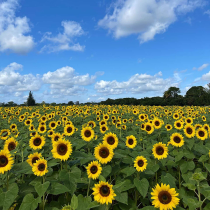
#> input picture images/the_berry_farms_sunflower_field.jpeg, 210 x 210 px, shrunk from 1440 x 1440 before the run
$ jupyter execute p1.ipynb
#> lines starting #> are read from the running program, lines starting #| are printed output that depends on the picture; after the words box and inside, x2 and y2 are one past the last pixel; in counts of white or black regions, pixels touching at a corner belong together
[cell 1]
import cv2 as cv
import numpy as np
import matplotlib.pyplot as plt

[cell 2]
# [9 lines of commented-out code are left out]

def laplacian_of_gaussian(sigma: float) -> np.ndarray:

    size = int(2 * np.ceil(3 * sigma) + 1)

    # Create a grid of (x, y) coordinates
    ax = np.linspace(-(size // 2), size // 2, size)
    x, y = np.meshgrid(ax, ax)

    # Compute the Laplacian of Gaussian
    laplacian = ((x**2 + y**2 - 2 * sigma**2)/sigma**2) * np.exp(-(x**2 + y**2) / (2 * sigma**2))

    # [10 lines of commented-out code are left out]

    return laplacian

[cell 3]
print(laplacian_of_gaussian(3))

[cell 4]
def find_scale_space_extrema(image, sigmas):
    """Detect circles by finding extrema in the scale-space."""
    # Store results
    detected_circles = []

    # Loop through different sigma values
    for sigma in sigmas:
        laplacian_kernel = laplacian_of_gaussian(sigma)

        filtered_image = cv.filter2D(image, cv.CV_64F, laplacian_kernel)
        filtered_image_uint8 = np.clip(filtered_image, 0, 255).astype(np.uint8)

        plt.figure(figsize=(10, 5))
        plt.subplot(1, 3, 1)
        plt.title('filtered_image1')
        plt.imshow(cv.cvtColor(filtered_image_uint8, cv.COLOR_BGR2RGB))
        plt.axis('off')


        # Normalize the filtered image
        filtered_image = cv.normalize(filtered_image_uint8, None, 0, 255, cv.NORM_MINMAX)

        plt.subplot(1, 3, 2)
        plt.title('filtered_image2')
        plt.imshow(cv.cvtColor(filtered_image, cv.COLOR_BGR2RGB))
        plt.axis('off')


        # Threshold to find strong responses
        # Use Otsu's method to find the optimal threshold
        _, thresh_image = cv.threshold(np.uint8(filtered_image), 0, 255, cv.THRESH_BINARY + cv.THRESH_OTSU)
        # Use Canny edge detection
        # thresh_image = cv.Canny(np.uint8(filtered_image), 50, 150)

        # thresh_image = cv.adaptiveThreshold(np.uint8(filtered_image), 255,
        #                             cv.ADAPTIVE_THRESH_GAUSSIAN_C,
        #                             cv.THRESH_BINARY, 11, 2)


        plt.subplot(1, 3, 3)
        plt.title('thresh_image')
        plt.imshow(cv.cvtColor(thresh_image, cv.COLOR_BGR2RGB))
        plt.axis('off')
        plt.show()

        # Find contours in the thresholded image
        contours, _ = cv.findContours(thresh_image, cv.RETR_EXTERNAL, cv.CHAIN_APPROX_SIMPLE)


        # Iterate through contours to find circles
        for contour in contours:
            if len(contour) >= 5:  # Need at least 5 points to fit a circle
                (x, y), radius = cv.minEnclosingCircle(contour)
                detected_circles.append((int(x), int(y), int(radius), sigma))
    print("Hello")
    print(detected_circles)

    return detected_circles

[cell 5]
# Load the image
im = cv.imread('../../images/the_berry_farms_sunflower_field.jpeg', cv.IMREAD_REDUCED_COLOR_4)
#> im is the input picture: shape (210, 210, 3); mean B, G, R 119.8, 125.3, 100.4
if im is None:
    raise FileNotFoundError("Image not found. Please check the file path.")

# Convert to grayscale
gray_im = cv.cvtColor(im, cv.COLOR_BGR2GRAY)
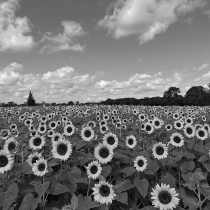
#> gray_im: shape (210, 210); min 5, max 251, mean 117.2

# Define the range of sigma values
sigmas = np.linspace(1, 10, 10)  # You can adjust the range and number of values

# Find circles in the image
detected_circles = find_scale_space_extrema(gray_im, sigmas)
#> the loop in find_scale_space_extrema, `for sigma in sigmas:` made 10 passes
#> pass 1, in find_scale_space_extrema, `filtered_image = cv.filter2D(image, cv.CV_64F, laplacian_kernel)`:
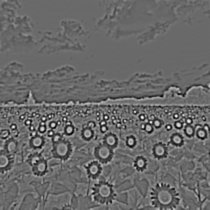
#> filtered_image: shape (210, 210) float64; min -414.2, max 570.6, mean -6; drawn with min black and max white
#> pass 1, in find_scale_space_extrema, `filtered_image_uint8 = np.clip(filtered_image, 0, 255).astype(np.uint8)`:
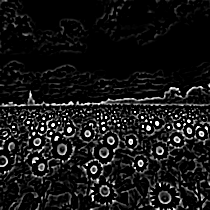
#> filtered_image_uint8: shape (210, 210); min 0, max 255, mean 22.9
#> pass 1, in find_scale_space_extrema, `_, thresh_image = cv.threshold(np.uint8(filtered_image), 0, 255, cv.TH..`:
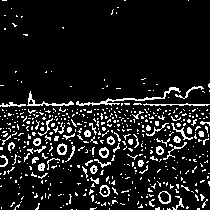
#> thresh_image: shape (210, 210); 10.8% white in thin lines or dots
#> pass 1, in find_scale_space_extrema, `plt.show()`:
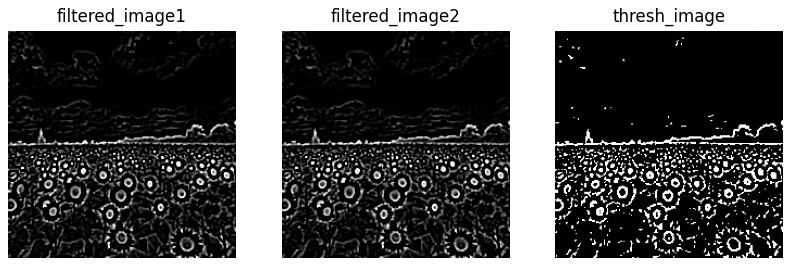
#> figure drawn by matplotlib, 3 panels
#> pass 2, in find_scale_space_extrema, `filtered_image = cv.filter2D(image, cv.CV_64F, laplacian_kernel)`:
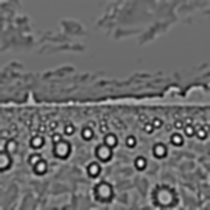
#> filtered_image: shape (210, 210) float64; min -1845.4, max 2341.4, mean -71.3; drawn with min black and max white
#> pass 2, in find_scale_space_extrema, `plt.show()`:
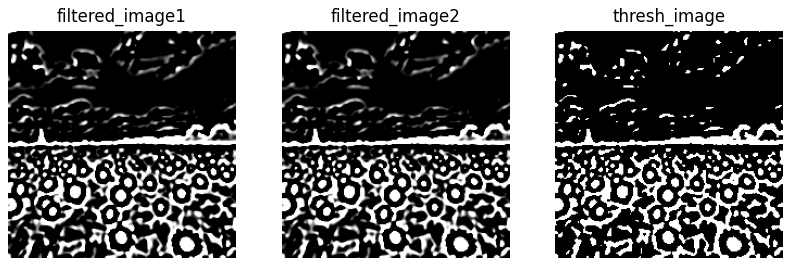
#> figure drawn by matplotlib, 3 panels
#> after the loop in find_scale_space_extrema, `for sigma in sigmas:`:
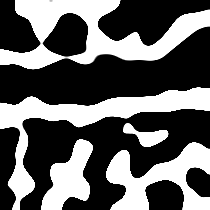
#> filtered_image: shape (210, 210); min 0, max 255, mean 98.8
#> after the loop in find_scale_space_extrema, `for sigma in sigmas:`:
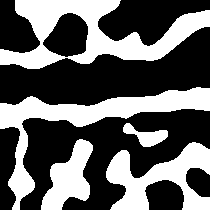
#> thresh_image: shape (210, 210); 38.7% white; 5 white regions, box (x1, y1, x2, y2) and area: (0, 0, 210, 69) 6040, (0, 87, 210, 210) 5101, (106, 142, 210, 210) 3464, (41, 139, 93, 210) 1986, (123, 123, 168, 147) 494
#> after the loop in find_scale_space_extrema, `for sigma in sigmas:`: detected_circles = 587 items, first 6: (168, 208, 1, 1), (157, 208, 2, 1), (93, 208, 3, 1), (186, 207, 1, 1), (140, 206, 2, 1), (16, 206, 3, 1)
#> (printed output is left out)

# Report the parameters of the largest circles
largest_circles = sorted(detected_circles, key=lambda x: x[2], reverse=True)[:5]  # Get the largest 5 circles
#> largest_circles = [(107, 145, 115, 9), (108, 144, 115, 10), (104, 37, 107, 10), (104, 111, 106, 7), (104, 110, 106, 8)]

print("Parameters of the largest circles (x, y, radius, sigma):")
for circle in largest_circles:
    print(circle)
#> this loop made 5 passes

# Draw the detected circles
output_image = im.copy()
for (x, y, radius, sigma) in detected_circles:
    cv.circle(output_image, (x, y), radius, (255, 0, 0), 1)
#> this loop made 587 passes
#> (x, y, radius) on passes 1 to 3: (168, 208, 1), (157, 208, 2), (93, 208, 3)
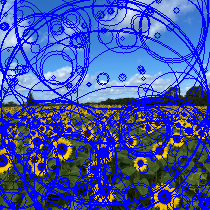
#> output_image: shape (210, 210, 3); mean B, G, R 176.3, 83.7, 65


# Display the original image and the output image
plt.figure(figsize=(10, 10))
# [6 lines of commented-out code are left out]
plt.title('Detected Circles')
plt.imshow(cv.cvtColor(output_image, cv.COLOR_BGR2RGB))
plt.axis('off')

plt.show()

# Report the range of sigma values used
print(f"Range of sigma values used: {sigmas[0]} to {sigmas[-1]}")

$ run again, with images/005.jpg copied over images/the_berry_farms_sunflower_field.jpeg
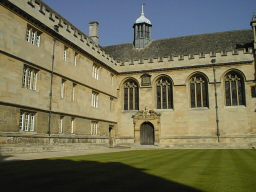
#> input picture images/005.jpg, 256 x 192 px
#> im is the input picture: shape (192, 256, 3); mean B, G, R 84.4, 109.4, 111.6
#> after the loop in find_scale_space_extrema, `for sigma in sigmas:`:
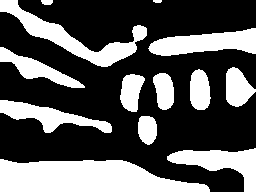
#> thresh_image: shape (192, 256); 35.1% white; 13 white regions, largest, box (x1, y1, x2, y2) and area: (0, 159, 210, 192) 5194, (0, 0, 147, 67) 2462, (148, 28, 256, 56) 1908
#> after the loop in find_scale_space_extrema, `for sigma in sigmas:`: detected_circles = 372 items, first 6: (114, 162, 3, 1), (92, 161, 2, 1), (28, 160, 20, 1), (7, 156, 5, 1), (113, 146, 4, 1), (85, 141, 2, 1)
#> (printed output is left out)
#> largest_circles = [(127, 49, 136, 3), (127, 41, 133, 2), (130, 31, 125, 1), (104, 173, 106, 4), (104, 172, 105, 3)]
#> the loop `for circle in largest_circles:` made 5 passes
#> the loop `for (x, y, radius, sigma) in detected_circles:` made 372 passes
#> (x, y, radius) on passes 1 to 3: (114, 162, 3), (92, 161, 2), (28, 160, 20)
#> after the loop `for (x, y, radius, sigma) in detected_circles:`:
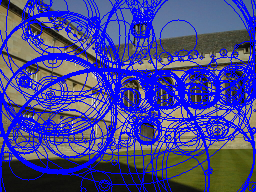
#> output_image: shape (192, 256, 3); mean B, G, R 141.5, 68.7, 69.1
